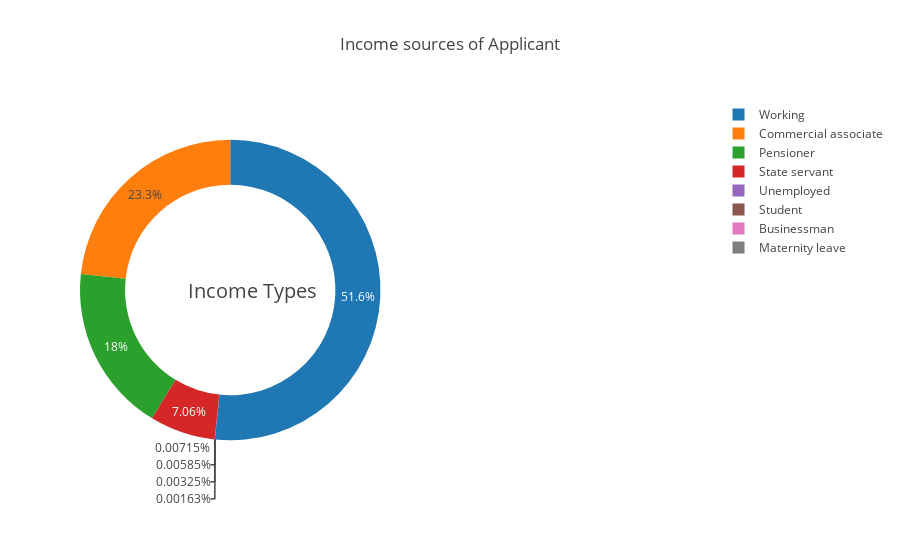

Write notebook code for a chart like this one.
### Code cell
temp = application_train["NAME_INCOME_TYPE"].value_counts()
fig = {
  "data": [
    {
      "values": temp.values,
      "labels": temp.index,
      "domain": {"x": [0, .48]},
      "hole": .7,
      "type": "pie"
    },
    
    ],
  "layout": {
        "title":"Income sources of Applicant",
        "annotations": [
            {
                "font": {
                    "size": 20
                },
                "showarrow": False,
                "text": "Income Types",
                "x": 0.17,
                "y": 0.5
            }
            
        ]
    }
}
iplot(fig, filename='donut')

### Figure 1 — Plotly figure (JSON) as saved in the notebook; plotly's stock layout.template omitted (floating-point values rounded to 4 significant figures)
{"data": [{"domain": {"x": [0, 0.48]}, "hole": 0.7, "labels": ["Working", "Commercial associate", "Pensioner", "State servant", "Unemployed", "Student", "Businessman", "Maternity leave"], "type": "pie", "values": [158774, 71617, 55362, 21703, 22, 18, 10, 5]}], "layout": {"annotations": [{"font": {"size": 20}, "showarrow": false, "text": "Income Types", "x": 0.17, "y": 0.5}], "title": "Income sources of Applicant"}}
